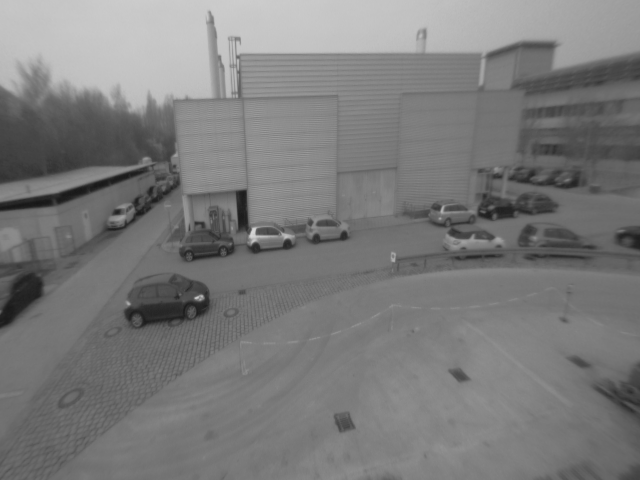
%> input picture ex05_Lucas Kanade method/img1.png, 640 x 480 px
$ octave ex05_2_getHarrisCorners.m   (GNU Octave 9; MATLAB toolbox functions it lacks are replaced by stand-ins)
%> lines starting %> are read from the running program, lines starting %| are printed output that depends on the picture
### ex05_Lucas Kanade method/imreadbw.m
function I = imreadbw(file)
I=im2double(imread(file)) ;
%> I: size 480x640 double; min 0.0863, max 0.835, mean 0.481

if(size(I,3) > 1)
  I = rgb2gray( I ) ;
end

### ex05_Lucas Kanade method/ex05_2_getHarrisCorners.m
sigma = 2;
kappa = 0.05;
theta = 10e-7;
I = imreadbw("/Users/hpj123/Desktop/Vorlesung/Computer Vision/Exercise/ex05/img1.png");
[score, points] = HarrisCorners(I, sigma, kappa, theta);
% [2 lines not run here, left out]
function [score, points] = HarrisCorners(I, sigma, kappa, theta)

[M11, M12, M22] = getM(I, sigma);

% TODO: compute score using det and trace
C = M11.*M22 - M12.^2 - kappa*(M11+M22).^2;

% TODO: display score
figure;
imagesc(sign(C).*(abs(C).^0.25) );

% TODO: find corners (variable points)
index = (C>theta)&islocalmax(C,1)&islocalmax(C,2); %符合条件的值为1，否则为0 480*640
%figure;
%imagesc(index);
%points = find(index>0);
[n, m] = find(index==1);
points = [m n];
score = C(index);
end

function [M11, M12, M22] = getM(img, sigma)
%> called with sigma = 2

[Gx, Gy] = imgradientxy(img, 'central');
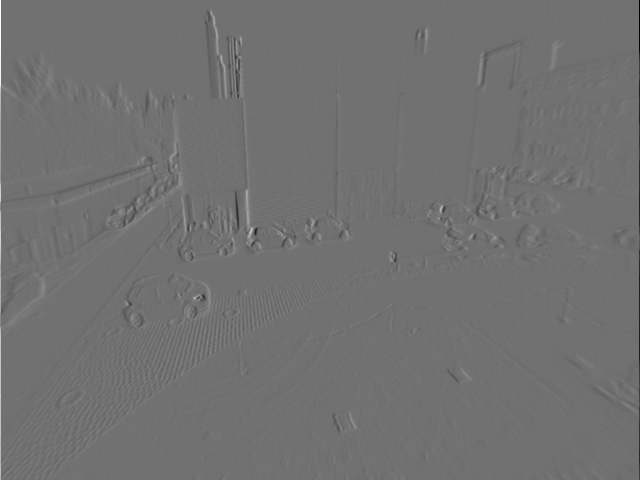
%> Gx: size 480x640 double; min -0.308, max 0.384, mean -4.41e-05; drawn with min black and max white
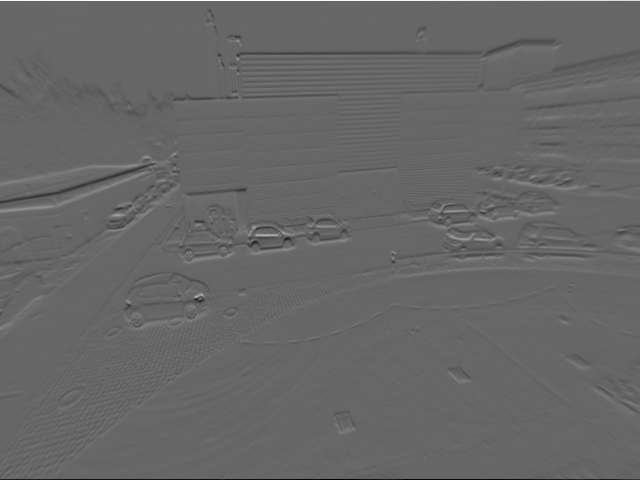
%> Gy: size 480x640 double; min -0.275, max 0.404, mean -0.000313; drawn with min black and max white
k = double(uint8(4*sigma+1));
kernel = fspecial('gaussian', k, sigma);
M11 = conv2(Gx.^2, kernel, 'same');
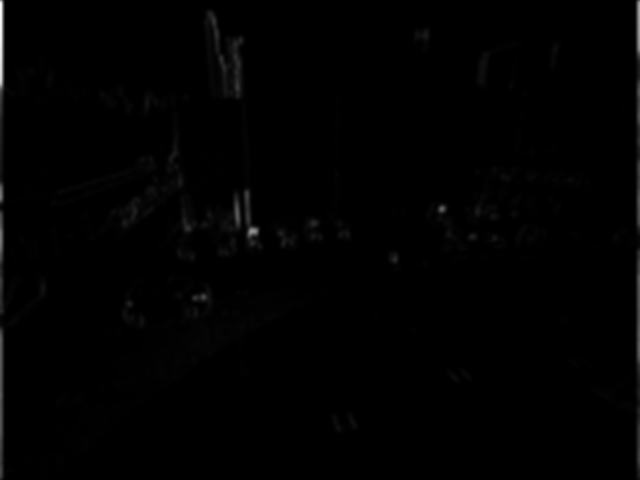
%> M11: size 480x640 double; min 1.88e-07, max 0.0302, mean 0.000206; drawn with min black and max white
M12 = conv2(Gx.*Gy, kernel, 'same');
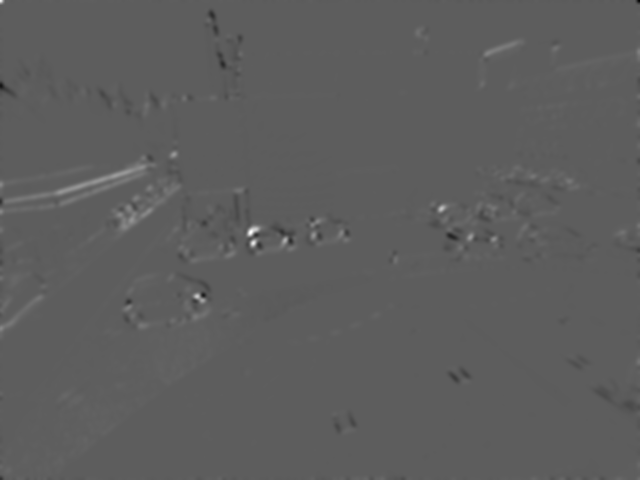
%> M12: size 480x640 double; min -0.0039, max 0.00674, mean 2.08e-05; drawn with min black and max white
M22 = conv2(Gy.^2, kernel, 'same');
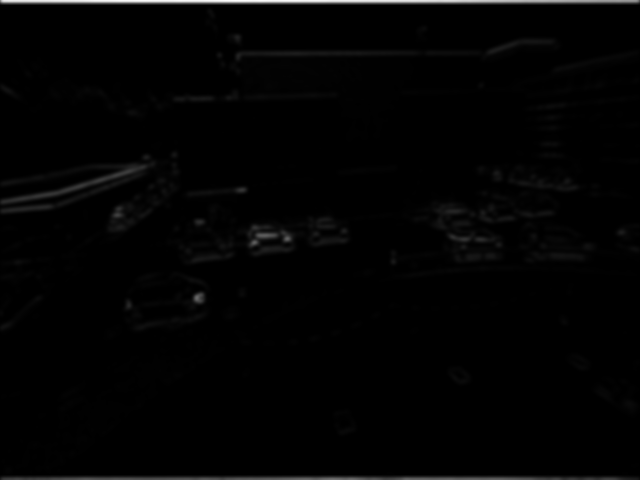
%> M22: size 480x640 double; min 1.46e-07, max 0.0328, mean 0.000447; drawn with min black and max white
%> in HarrisCorners, `C = M11.*M22 - M12.^2 - kappa*(M11+M22).^2;`:
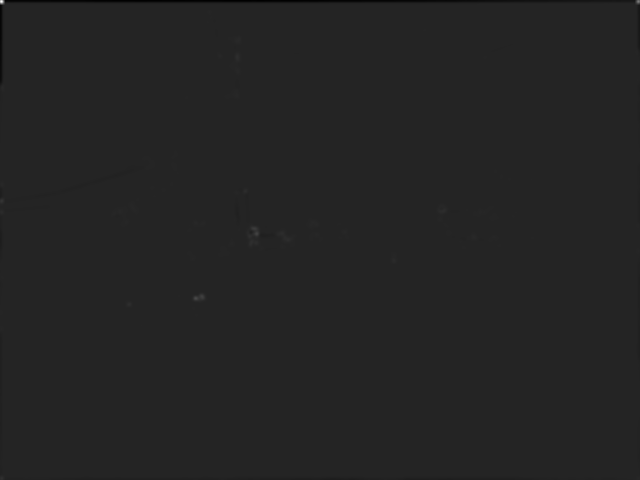
%> C: size 480x640 double; min -5.39e-05, max 0.000323, mean -2.13e-07; drawn with min black and max white
%> in HarrisCorners, `imagesc(sign(C).*(abs(C).^0.25) );`:
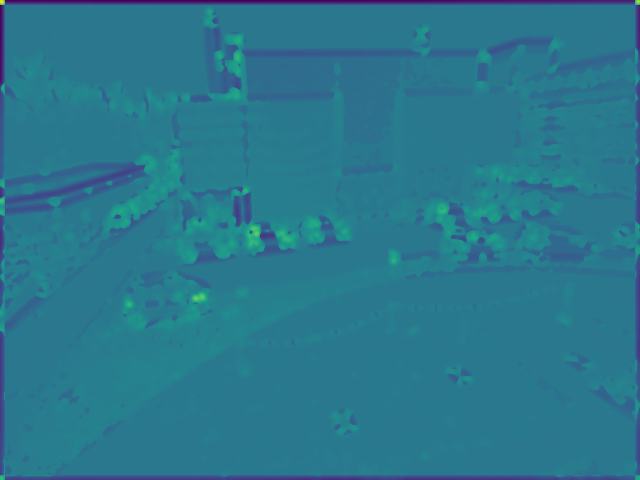
%> displayed picture: size 480x640x3, on the screen's scale of 0 to 255; mean R, G, B 42.2, 119.3, 141.4
%> (the run ends here)

$ run again, with ex05_Lucas Kanade method/small.png copied over ex05_Lucas Kanade method/img1.png
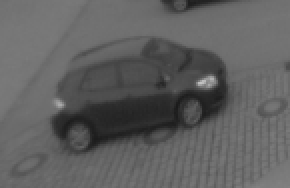
%> input picture ex05_Lucas Kanade method/small.png, 145 x 94 px (shown 2 times larger)
%> in HarrisCorners, `C = M11.*M22 - M12.^2 - kappa*(M11+M22).^2;`:
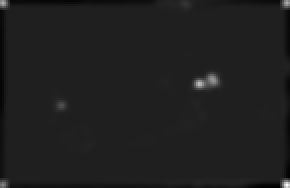
%> C: size 94x145 double (shown 2 times larger); min -7.82e-06, max 5.53e-05, mean 1.65e-08; drawn with min black and max white
%> in HarrisCorners, `imagesc(sign(C).*(abs(C).^0.25) );`:
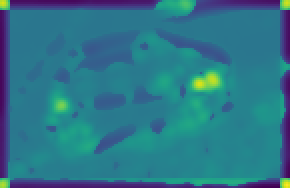
%> displayed picture: size 94x145x3, on the screen's scale of 0 to 255 (shown 2 times larger); mean R, G, B 44.7, 118.2, 137.5
